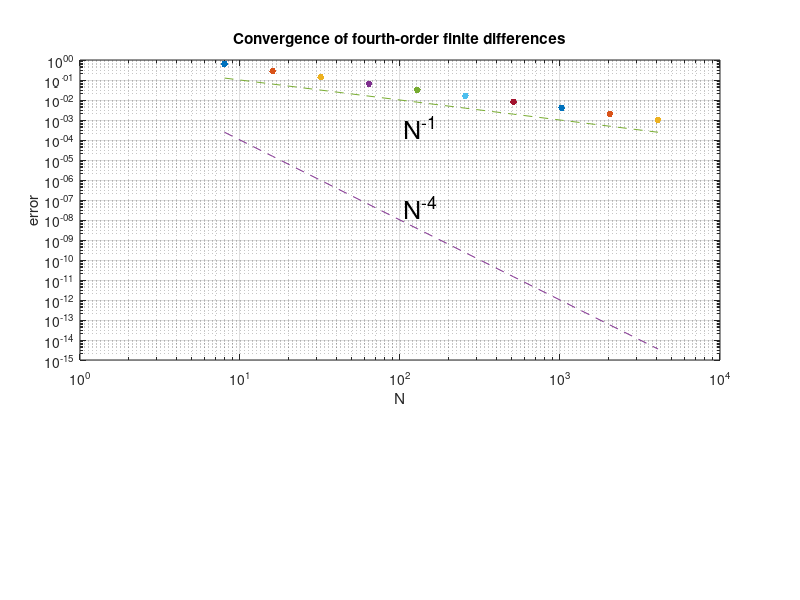

Reproduce this figure in MATLAB.
% This is a modified version of p1.m to take u(x) = exp(sin(x)*abs(sin(x)))

% For various N, set up grid in [-pi,pi] and function u(x):
  Nvec = 2.^(3:12);
  clf, subplot('position',[.1 .4 .8 .5])
  for N = Nvec
    h = 2*pi/N; x = -pi + (1:N)'*h;
    u = exp(sin(x).*abs(sin(x))); uprime = 2*cos(x).*abs(sin(x)).*u;

    % Construct sparse fourth-order differentiation matrix:
    e = ones(N,1);
    D =   sparse(1:N,[2:N 1],2*e/3,N,N)...
        - sparse(1:N,[3:N 1 2],e/12,N,N);
    D = (D-D')/h;

    % Plot max(abs(D*u-uprime)):
    error = norm(D*u-uprime,inf);
    loglog(N,error,'.','markersize',15), hold on
  end
  grid on, xlabel N, ylabel error
  title('Convergence of fourth-order finite differences')
  semilogy(Nvec,Nvec.^(-4),'--') 
  text(105,5e-8,'N^{-4}','fontsize',18)
  semilogy(Nvec,Nvec.^(-1),'--') 
  text(105,5e-4,'N^{-1}','fontsize',18)
  saveas(gcf,'p1b','epsc')
